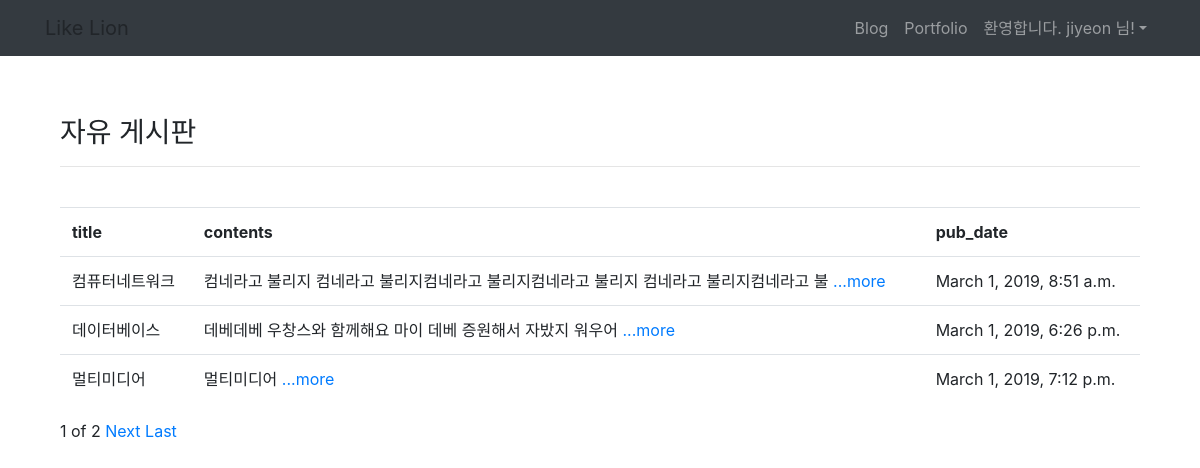
The app's page / (signed in) with its own data.
### myblog/models.py (models this page shows, shortened)
class Blog(models.Model):
    title=models.CharField(max_length=200)
    pub_date=models.DateTimeField('data published')
    body=models.TextField()
    def summary(self):
        return self.body[:50]

### myblog/views.py (the view)
# urls.py: path('',myblog.views.home,name='home'),
def home(request):
    blogs=Blog.objects
    blog_list=Blog.objects.all()
    paginator=Paginator(blog_list,3)
    page=request.GET.get('page')
    posts=paginator.get_page(page)
    return render(request,'myblog/home.html', {'blogs':blogs,'posts':posts})

### myblog/templates/myblog/home.html (shortened to what this page needs)
{% extends 'base.html' %}
{% block contents %}
        <h3>자유 게시판</h3><hr /><br />
        <table class="table">
          <tr>
              <th>title</th>
              <th>contents</th>
              <th>pub_date</th>
          </tr>
          {%for blog in posts%}
          <tr>
              <td>{{blog.title}}</td>
              <td>{{blog.summary}} <a href="{%url 'detail' blog.id%}">...more</a></td>
              <td>{{blog.pub_date}}</td>
          </tr>
          {%endfor%}
        </table>
<div classs="container">
  <span>{{posts.number}}</span>
  <span>of</span>
  <span>{{posts.paginator.num_pages}}</span>
  {%if posts.has_next%}
  <a href="?page={{posts.next_page_number}}">Next</a>
  <a href="?page={{posts.paginator.num_pages}}">Last</a>
  {%endif%}
</div>
{% endblock %}

### myblog/templates/myblog/base.html (shortened to what this page needs)
<!DOCTYPE html>
    <html lang="en">
    <head>
        <link rel="stylesheet" href="https://stackpath.bootstrapcdn.com/bootstrap/4.1.3/css/bootstrap.min.css"
>
    </head>
    <body>
            <nav class="navbar navbar-expand-lg navbar-dark bg-dark">
                    <div class="container">
                        <a class="navbar-brand">Like Lion</a>
                        <div class="collapse navbar-collapse" id="navbarNavAltMarkup">
                            <ul class="navbar-nav ml-auto">
                                <li class="nav-item">
                                    <a class="nav-item nav-link" href="{% url 'home' %}">Blog</span></a>
                                </li>
                                <li class="nav-item">
                                    <a class="nav-item nav-link" href="{% url 'portfolio' %}">Portfolio</a>
                                </li>
                                {% if user.is_authenticated %}
                                <li class="nav-item dropdown">
                                    <a class="nav-link dropdown-toggle" id="navbarDropdown" role="button" data-toggle="dropdown"
                                        aria-haspopup="true" aria-expanded="false">환영합니다. {{ user.username }} 님!</a>
                                </li>
                                {% endif %}
                            </ul>
                        </div>
                    </div>
                </nav>
        <div class="panel panel-default" style="margin:5%;">
    {% block contents %}
    {% endblock %}
            </div>
</body>
    </body>
    </html>

### records on screen
Blog: title "컴퓨터네트워크", summary "컴네라고 불리지 컴네라고 불리지컴네라고 불리지컴네라고 불리지 컴네라고 불리지컴네라고 불", pub_date "March 1, 2019, 8:51 a.m."
Blog: title "데이터베이스", summary "데베데베 우창스와 함께해요 마이 데베 증원해서 자밨지 워우어", pub_date "March 1, 2019, 6:26 p.m."
Blog: title "멀티미디어", summary "멀티미디어", pub_date "March 1, 2019, 7:12 p.m."

### other values on screen
{{ user.username }} "jiyeon"
{{ posts.number }} "1"
{{ posts.paginator.num_pages }} "2"
